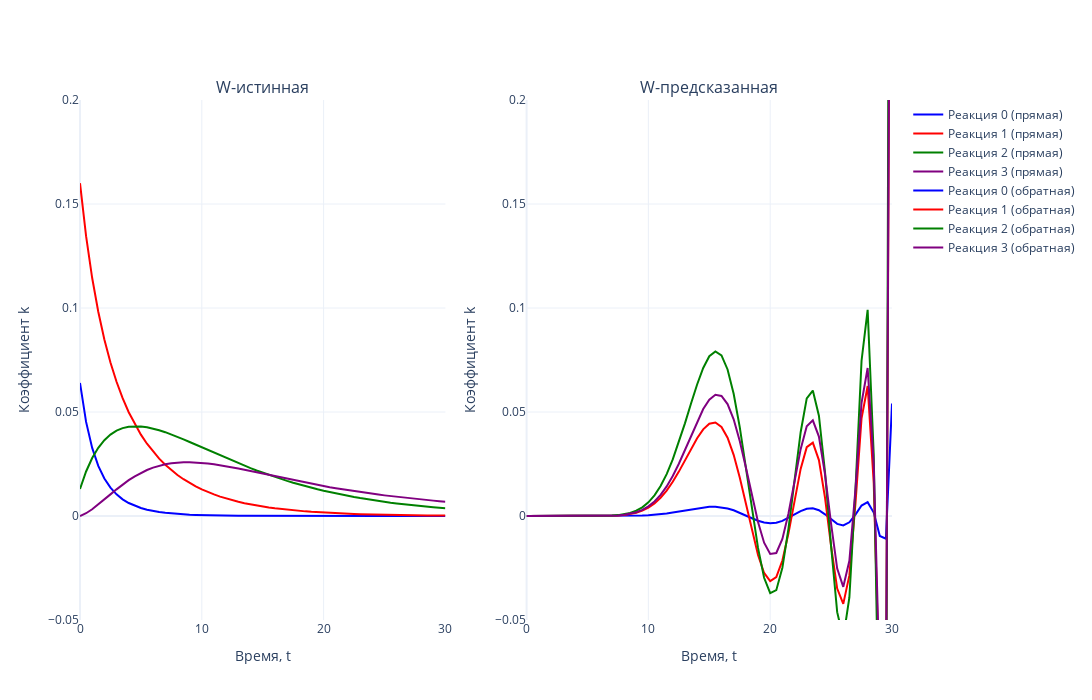

The notebook cell this image was saved under:
### Markdown cell above
## Вывод интересных графиков

### Code cell
colors = ['blue', 'red', 'green', 'purple']

# Создаем два подграфика (2 столбца, 1 строка)
fig = make_subplots(rows=1, cols=2, subplot_titles=['W-истинная', 'W-предсказанная'])

# Первый график (прямая задача)
for i in range(N_REACTION):  
    fig.add_trace(go.Scatter(
        x=tsteps, 
        y=W_TRUE[i, :], 
        mode='lines', 
        name=f'Реакция {i} (прямая)',
        line=dict(color=colors[i % len(colors)])  # Применяем цвета циклично
    ), row=1, col=1)

# Второй график (обратная задача)
for i in range(N_REACTION):  
    fig.add_trace(go.Scatter(
        x=tsteps, 
        y=W_predict[i, :], 
        mode='lines', 
        name=f'Реакция {i} (обратная)',
        line=dict(color=colors[i % len(colors)])  # Применяем цвета циклично
    ), row=1, col=2)

# Настройки общего макета
fig.update_layout(
    template='plotly_white',
    width=1700,  # Общая ширина холста
    height=700,  # Высота холста
    showlegend=True
)

# Ограничение оси Y
fig.update_yaxes(range=[-0.05, 0.2], title_text='Коэффициент k', row=1, col=1)
fig.update_yaxes(range=[-0.05, 0.2], title_text='Коэффициент k', row=1, col=2)

# Подписи оси X
fig.update_xaxes(title_text='Время, t', row=1, col=1)
fig.update_xaxes(title_text='Время, t', row=1, col=2)

# Отображение графика
fig.show()
